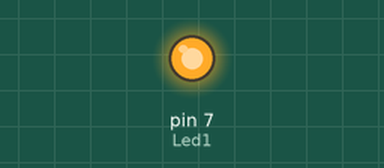
Recording of a sketch running on a simulated Arduino Uno, built with avr-gcc and run on an emulated ATmega328P. Parts: output pins drawn as LEDs (lit = HIGH).

Above: at 1.0 s.
At 3.0 s:
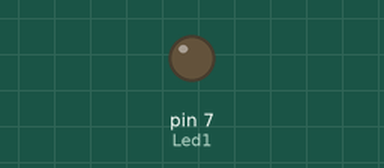
Timing chart, 0 to 5.2 s (numbered marks = the images above):
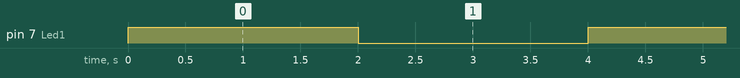

Measured:
- by itself, pin 7 (Led1): alternates HIGH for 2.0 s and LOW for 2.0 s

The sketch:

Robot_Code.ino
```cpp
/*

*/
int Led1 = 7;
int Motor =3;
void setup() {
pinMode(Led1,OUTPUT);


}

void loop() {
  digitalWrite(Led1, HIGH);
delay(2000);
digitalWrite(Led1, LOW);
delay(2000);

digitalWrite(Motor, HIGH);
}
```
